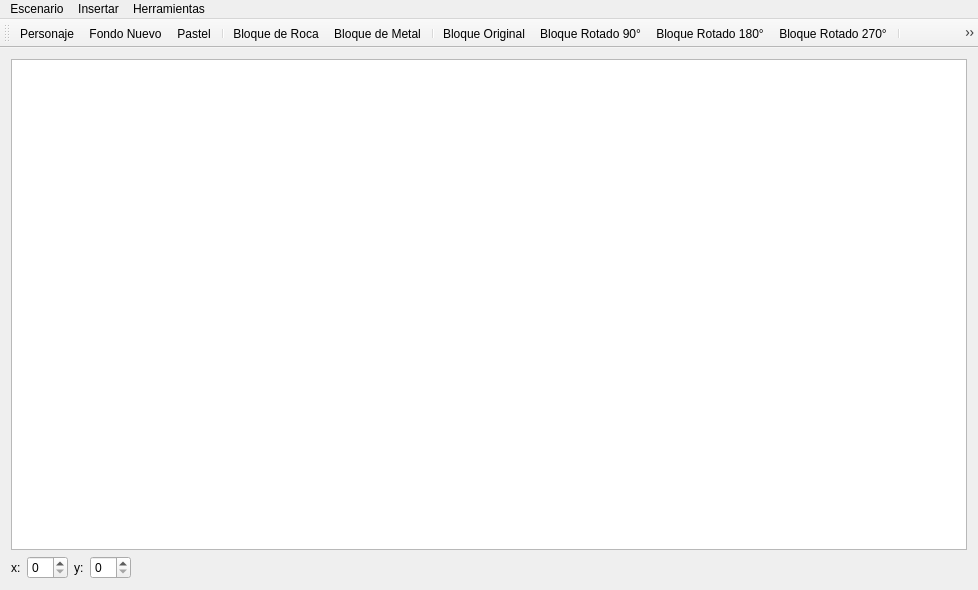
<?xml version="1.0" encoding="UTF-8"?>
<ui version="4.0">
 <class>MainWindow</class>
 <widget class="QMainWindow" name="MainWindow">
  <property name="geometry">
   <rect>
    <x>0</x>
    <y>0</y>
    <width>978</width>
    <height>590</height>
   </rect>
  </property>
  <property name="windowTitle">
   <string>Editor de Escenarios</string>
  </property>
  <property name="windowIcon">
   <iconset resource="recursos.qrc">
    <normaloff>:/resources/icono_editor.png</normaloff>:/resources/icono_editor.png</iconset>
  </property>
  <widget class="QWidget" name="centralWidget">
   <layout class="QGridLayout" name="gridLayout">
    <item row="0" column="0">
     <widget class="QGraphicsView" name="graphicsView">
      <property name="sizePolicy">
       <sizepolicy hsizetype="Expanding" vsizetype="Expanding">
        <horstretch>0</horstretch>
        <verstretch>0</verstretch>
       </sizepolicy>
      </property>
      <property name="mouseTracking">
       <bool>false</bool>
      </property>
      <property name="tabletTracking">
       <bool>false</bool>
      </property>
      <property name="focusPolicy">
       <enum>Qt::StrongFocus</enum>
      </property>
      <property name="acceptDrops">
       <bool>false</bool>
      </property>
      <property name="toolTip">
       <string/>
      </property>
      <property name="statusTip">
       <string/>
      </property>
      <property name="whatsThis">
       <string/>
      </property>
      <property name="autoFillBackground">
       <bool>true</bool>
      </property>
      <property name="verticalScrollBarPolicy">
       <enum>Qt::ScrollBarAsNeeded</enum>
      </property>
      <property name="horizontalScrollBarPolicy">
       <enum>Qt::ScrollBarAsNeeded</enum>
      </property>
      <property name="sizeAdjustPolicy">
       <enum>QAbstractScrollArea::AdjustIgnored</enum>
      </property>
      <property name="interactive">
       <bool>true</bool>
      </property>
      <property name="alignment">
       <set>Qt::AlignLeading|Qt::AlignLeft|Qt::AlignTop</set>
      </property>
      <property name="dragMode">
       <enum>QGraphicsView::NoDrag</enum>
      </property>
     </widget>
    </item>
    <item row="1" column="0">
     <layout class="QHBoxLayout" name="horizontalLayout">
      <item>
       <widget class="QLabel" name="label">
        <property name="text">
         <string>x:</string>
        </property>
       </widget>
      </item>
      <item>
       <widget class="QSpinBox" name="spinBoxX"/>
      </item>
      <item>
       <widget class="QLabel" name="label_2">
        <property name="text">
         <string>y:</string>
        </property>
       </widget>
      </item>
      <item>
       <widget class="QSpinBox" name="spinBoxY"/>
      </item>
      <item>
       <spacer name="horizontalSpacer">
        <property name="orientation">
         <enum>Qt::Horizontal</enum>
        </property>
        <property name="sizeHint" stdset="0">
         <size>
          <width>40</width>
          <height>20</height>
         </size>
        </property>
       </spacer>
      </item>
     </layout>
    </item>
   </layout>
  </widget>
  <widget class="QMenuBar" name="menuBar">
   <property name="geometry">
    <rect>
     <x>0</x>
     <y>0</y>
     <width>978</width>
     <height>22</height>
    </rect>
   </property>
   <widget class="QMenu" name="menuEscenario">
    <property name="title">
     <string>Escenario</string>
    </property>
    <addaction name="actionNuevo_Escenario"/>
    <addaction name="actionAbrir_Escenario"/>
    <addaction name="actionGuardar_Escenario"/>
   </widget>
   <widget class="QMenu" name="menuInsertar">
    <property name="title">
     <string>Insertar</string>
    </property>
    <widget class="QMenu" name="menuBloque">
     <property name="title">
      <string>Bloque</string>
     </property>
     <widget class="QMenu" name="menuBloque_de_Metal_Diagonal">
      <property name="title">
       <string>Bloque de Metal Diagonal</string>
      </property>
      <addaction name="actionBloqueOriginal"/>
      <addaction name="actionBloqueRotado_90"/>
      <addaction name="actionBloqueRotado_180"/>
      <addaction name="actionBloqueRotado_270"/>
     </widget>
     <addaction name="actionBloque_de_Roca"/>
     <addaction name="actionBloque_de_Metal"/>
     <addaction name="menuBloque_de_Metal_Diagonal"/>
    </widget>
    <widget class="QMenu" name="menuEmisor_de_Energia">
     <property name="title">
      <string>Emisor de Energia</string>
     </property>
     <addaction name="actionEmisorOriginal"/>
     <addaction name="actionEmisor_Rotado_90"/>
     <addaction name="actionEmisor_Rotado_180"/>
     <addaction name="actionEmisor_Rotado_270"/>
    </widget>
    <widget class="QMenu" name="menuReceptor_de_Energia">
     <property name="title">
      <string>Receptor de Energia </string>
     </property>
     <addaction name="actionReceptor_Original"/>
    </widget>
    <widget class="QMenu" name="menuCompuerta">
     <property name="title">
      <string>Compuerta</string>
     </property>
     <addaction name="actionCompuerta_Regular"/>
     <addaction name="actionCompuerta_AND"/>
     <addaction name="actionCompuerta_OR"/>
    </widget>
    <widget class="QMenu" name="menuBarrera_de_Energia">
     <property name="title">
      <string>Barrera de Energia</string>
     </property>
     <addaction name="actionBarrera_Horizontal"/>
     <addaction name="actionBarrera_Vertical"/>
    </widget>
    <addaction name="menuBloque"/>
    <addaction name="menuEmisor_de_Energia"/>
    <addaction name="menuReceptor_de_Energia"/>
    <addaction name="menuCompuerta"/>
    <addaction name="menuBarrera_de_Energia"/>
    <addaction name="actionBoton"/>
    <addaction name="actionRoca"/>
    <addaction name="actionPersonaje"/>
    <addaction name="actionFondo"/>
   </widget>
   <widget class="QMenu" name="menuHerramientas">
    <property name="title">
     <string>Herramientas</string>
    </property>
    <addaction name="actionAjustes_y_configuracion"/>
   </widget>
   <addaction name="menuEscenario"/>
   <addaction name="menuInsertar"/>
   <addaction name="menuHerramientas"/>
  </widget>
  <widget class="QToolBar" name="mainToolBar">
   <attribute name="toolBarArea">
    <enum>TopToolBarArea</enum>
   </attribute>
   <attribute name="toolBarBreak">
    <bool>false</bool>
   </attribute>
   <addaction name="actionPersonaje"/>
   <addaction name="actionFondo"/>
   <addaction name="actionPastel"/>
   <addaction name="separator"/>
   <addaction name="actionBloque_de_Roca"/>
   <addaction name="actionBloque_de_Metal"/>
   <addaction name="separator"/>
   <addaction name="actionBloqueOriginal"/>
   <addaction name="actionBloqueRotado_90"/>
   <addaction name="actionBloqueRotado_180"/>
   <addaction name="actionBloqueRotado_270"/>
   <addaction name="separator"/>
   <addaction name="actionEmisorOriginal"/>
   <addaction name="actionEmisor_Rotado_90"/>
   <addaction name="actionEmisor_Rotado_180"/>
   <addaction name="actionEmisor_Rotado_270"/>
   <addaction name="separator"/>
   <addaction name="actionReceptor_Original"/>
   <addaction name="separator"/>
   <addaction name="actionCompuerta_Regular"/>
   <addaction name="actionCompuerta_AND"/>
   <addaction name="actionCompuerta_OR"/>
   <addaction name="separator"/>
   <addaction name="separator"/>
   <addaction name="actionBarrera_Horizontal"/>
   <addaction name="actionBarrera_Vertical"/>
   <addaction name="separator"/>
   <addaction name="actionBoton"/>
   <addaction name="separator"/>
   <addaction name="actionRoca"/>
   <addaction name="actionAcido"/>
  </widget>
  <action name="actionNuevo_Escenario">
   <property name="icon">
    <iconset resource="recursos.qrc">
     <normaloff>:/resources/nuevo.png</normaloff>:/resources/nuevo.png</iconset>
   </property>
   <property name="text">
    <string>Nuevo Escenario</string>
   </property>
  </action>
  <action name="actionAbrir_Escenario">
   <property name="icon">
    <iconset resource="recursos.qrc">
     <normaloff>:/resources/abrir.png</normaloff>:/resources/abrir.png</iconset>
   </property>
   <property name="text">
    <string>Abrir Escenario</string>
   </property>
  </action>
  <action name="actionGuardar_Escenario">
   <property name="icon">
    <iconset resource="recursos.qrc">
     <normaloff>:/resources/guardar.png</normaloff>:/resources/guardar.png</iconset>
   </property>
   <property name="text">
    <string>Guardar Escenario</string>
   </property>
  </action>
  <action name="actionBloque_de_Roca">
   <property name="icon">
    <iconset resource="recursos.qrc">
     <normaloff>:/resources/bloqueRoca.png</normaloff>:/resources/bloqueRoca.png</iconset>
   </property>
   <property name="text">
    <string>Bloque de Roca</string>
   </property>
  </action>
  <action name="actionBloque_de_Metal">
   <property name="icon">
    <iconset resource="recursos.qrc">
     <normaloff>:/resources/bloqueMetal.png</normaloff>:/resources/bloqueMetal.png</iconset>
   </property>
   <property name="text">
    <string>Bloque de Metal</string>
   </property>
  </action>
  <action name="actionBloque_de_Metal_en_Diagonal">
   <property name="icon">
    <iconset resource="recursos.qrc">
     <normaloff>:/resources/bloquesMetalDiagonal.png</normaloff>:/resources/bloquesMetalDiagonal.png</iconset>
   </property>
   <property name="text">
    <string>Bloque de Metal en Diagonal</string>
   </property>
  </action>
  <action name="actionAcido">
   <property name="icon">
    <iconset resource="recursos.qrc">
     <normaloff>:/resources/acido2.png</normaloff>:/resources/acido2.png</iconset>
   </property>
   <property name="text">
    <string>Acido</string>
   </property>
  </action>
  <action name="actionBoton">
   <property name="icon">
    <iconset resource="recursos.qrc">
     <normaloff>:/resources/boton.png</normaloff>:/resources/boton.png</iconset>
   </property>
   <property name="text">
    <string>Boton</string>
   </property>
  </action>
  <action name="actionRoca">
   <property name="icon">
    <iconset resource="recursos.qrc">
     <normaloff>:/resources/roca1.png</normaloff>:/resources/roca1.png</iconset>
   </property>
   <property name="text">
    <string>Roca</string>
   </property>
  </action>
  <action name="actionEmisor_de_Energia">
   <property name="icon">
    <iconset resource="recursos.qrc">
     <normaloff>:/resources/emisorEnergia.png</normaloff>:/resources/emisorEnergia.png</iconset>
   </property>
   <property name="text">
    <string>Emisor de Energia</string>
   </property>
  </action>
  <action name="actionReceptor_de_Energia">
   <property name="icon">
    <iconset resource="recursos.qrc">
     <normaloff>:/resources/receptorEnergia.png</normaloff>:/resources/receptorEnergia.png</iconset>
   </property>
   <property name="text">
    <string>Receptor de Energia</string>
   </property>
  </action>
  <action name="actionPersonaje">
   <property name="icon">
    <iconset resource="recursos.qrc">
     <normaloff>:/resources/shell.png</normaloff>:/resources/shell.png</iconset>
   </property>
   <property name="text">
    <string>Personaje</string>
   </property>
  </action>
  <action name="actionFondo">
   <property name="icon">
    <iconset resource="recursos.qrc">
     <normaloff>:/resources/fond.png</normaloff>:/resources/fond.png</iconset>
   </property>
   <property name="text">
    <string>Fondo Nuevo</string>
   </property>
  </action>
  <action name="actionBloqueOriginal">
   <property name="icon">
    <iconset resource="recursos.qrc">
     <normaloff>:/resources/bloquesMetalDiagonal0.png</normaloff>:/resources/bloquesMetalDiagonal0.png</iconset>
   </property>
   <property name="text">
    <string>Bloque Original</string>
   </property>
  </action>
  <action name="actionBloqueRotado_90">
   <property name="icon">
    <iconset resource="recursos.qrc">
     <normaloff>:/resources/bloquesMetalDiagonal90.png</normaloff>:/resources/bloquesMetalDiagonal90.png</iconset>
   </property>
   <property name="text">
    <string>Bloque Rotado 90°</string>
   </property>
  </action>
  <action name="actionBloqueRotado_180">
   <property name="icon">
    <iconset resource="recursos.qrc">
     <normaloff>:/resources/bloquesMetalDiagonal180.png</normaloff>:/resources/bloquesMetalDiagonal180.png</iconset>
   </property>
   <property name="text">
    <string>Bloque Rotado 180°</string>
   </property>
  </action>
  <action name="actionBloqueRotado_270">
   <property name="icon">
    <iconset resource="recursos.qrc">
     <normaloff>:/resources/bloquesMetalDiagonal270.png</normaloff>:/resources/bloquesMetalDiagonal270.png</iconset>
   </property>
   <property name="text">
    <string>Bloque Rotado 270°</string>
   </property>
  </action>
  <action name="actionEmisorOriginal">
   <property name="icon">
    <iconset resource="recursos.qrc">
     <normaloff>:/resources/emisorEnergia0.png</normaloff>:/resources/emisorEnergia0.png</iconset>
   </property>
   <property name="text">
    <string>Emisor Original</string>
   </property>
  </action>
  <action name="actionEmisor_Rotado_90">
   <property name="icon">
    <iconset resource="recursos.qrc">
     <normaloff>:/resources/emisorEnergia90.png</normaloff>:/resources/emisorEnergia90.png</iconset>
   </property>
   <property name="text">
    <string>Emisor Rotado 90°</string>
   </property>
  </action>
  <action name="actionEmisor_Rotado_180">
   <property name="icon">
    <iconset resource="recursos.qrc">
     <normaloff>:/resources/emisorEnergia180.png</normaloff>:/resources/emisorEnergia180.png</iconset>
   </property>
   <property name="text">
    <string>Emisor Rotado 180°</string>
   </property>
  </action>
  <action name="actionEmisor_Rotado_270">
   <property name="icon">
    <iconset resource="recursos.qrc">
     <normaloff>:/resources/emisorEnergia270.png</normaloff>:/resources/emisorEnergia270.png</iconset>
   </property>
   <property name="text">
    <string>Emisor Rotado 270°</string>
   </property>
  </action>
  <action name="actionReceptor_Original">
   <property name="icon">
    <iconset resource="recursos.qrc">
     <normaloff>:/resources/receptorEnergia0.png</normaloff>:/resources/receptorEnergia0.png</iconset>
   </property>
   <property name="text">
    <string>Receptor Original</string>
   </property>
  </action>
  <action name="actionReceptor_Rotado_180">
   <property name="icon">
    <iconset resource="recursos.qrc">
     <normaloff>:/resources/receptorEnergia180.png</normaloff>:/resources/receptorEnergia180.png</iconset>
   </property>
   <property name="text">
    <string>Receptor Rotado 180°</string>
   </property>
  </action>
  <action name="actionReceptor_Rotado_270">
   <property name="icon">
    <iconset resource="recursos.qrc">
     <normaloff>:/resources/receptorEnergia270.png</normaloff>:/resources/receptorEnergia270.png</iconset>
   </property>
   <property name="text">
    <string>Receptor Rotado 270°</string>
   </property>
  </action>
  <action name="actionCompuerta_Regular">
   <property name="icon">
    <iconset resource="recursos.qrc">
     <normaloff>:/resources/compuerta1.png</normaloff>:/resources/compuerta1.png</iconset>
   </property>
   <property name="text">
    <string>Compuerta Regular</string>
   </property>
  </action>
  <action name="actionCompuerta_AND">
   <property name="icon">
    <iconset resource="recursos.qrc">
     <normaloff>:/resources/compuerta2.png</normaloff>:/resources/compuerta2.png</iconset>
   </property>
   <property name="text">
    <string>Compuerta AND</string>
   </property>
  </action>
  <action name="actionCompuerta_OR">
   <property name="icon">
    <iconset resource="recursos.qrc">
     <normaloff>:/resources/compuerta3.png</normaloff>:/resources/compuerta3.png</iconset>
   </property>
   <property name="text">
    <string>Compuerta OR</string>
   </property>
  </action>
  <action name="actionBarrera_Horizontal">
   <property name="icon">
    <iconset resource="recursos.qrc">
     <normaloff>:/resources/barreraDeEnergiaHorizontal.png</normaloff>:/resources/barreraDeEnergiaHorizontal.png</iconset>
   </property>
   <property name="text">
    <string>Barrera Horizontal</string>
   </property>
  </action>
  <action name="actionBarrera_Vertical">
   <property name="icon">
    <iconset resource="recursos.qrc">
     <normaloff>:/resources/barreraDeEnergiaVertical.png</normaloff>:/resources/barreraDeEnergiaVertical.png</iconset>
   </property>
   <property name="text">
    <string>Barrera Vertical</string>
   </property>
  </action>
  <action name="actionReceptor_Rotado_90">
   <property name="icon">
    <iconset resource="recursos.qrc">
     <normaloff>:/resources/receptorEnergia90.png</normaloff>:/resources/receptorEnergia90.png</iconset>
   </property>
   <property name="text">
    <string>Receptor Rotado 90°</string>
   </property>
  </action>
  <action name="actionPastel">
   <property name="icon">
    <iconset resource="recursos.qrc">
     <normaloff>:/resources/cake.png</normaloff>:/resources/cake.png</iconset>
   </property>
   <property name="text">
    <string>Pastel</string>
   </property>
  </action>
  <action name="actionConfiguracion_de_Compuertas">
   <property name="icon">
    <iconset resource="recursos.qrc">
     <normaloff>:/resources/configuracionCompuertas.png</normaloff>:/resources/configuracionCompuertas.png</iconset>
   </property>
   <property name="text">
    <string>Configuracion de Compuertas</string>
   </property>
  </action>
  <action name="actionConfiguracion_de_Personajes">
   <property name="icon">
    <iconset resource="recursos.qrc">
     <normaloff>:/resources/configuracionCompuertas.png</normaloff>:/resources/configuracionCompuertas.png</iconset>
   </property>
   <property name="text">
    <string>Configuracion de Personajes</string>
   </property>
  </action>
  <action name="actionAjustes_y_configuracion">
   <property name="icon">
    <iconset resource="recursos.qrc">
     <normaloff>:/resources/configuracionCompuertas.png</normaloff>:/resources/configuracionCompuertas.png</iconset>
   </property>
   <property name="text">
    <string>Ajustes y configuracion</string>
   </property>
  </action>
 </widget>
 <layoutdefault spacing="6" margin="11"/>
 <resources>
  <include location="recursos.qrc"/>
 </resources>
 <connections/>
</ui>
